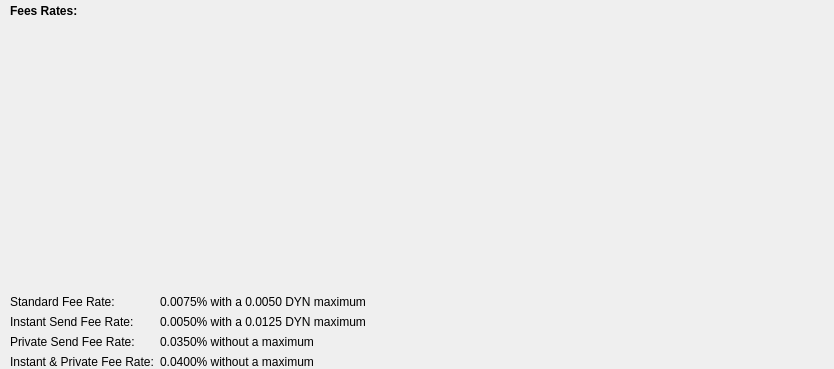
     <widget class="QWidget" name="scrollAreaWidgetContents">
      <property name="geometry">
       <rect>
        <x>0</x>
        <y>0</y>
        <width>834</width>
        <height>369</height>
       </rect>
      </property>
      <layout class="QVBoxLayout" name="verticalLayout_2" stretch="0">
       <property name="leftMargin">
        <number>0</number>
       </property>
       <property name="topMargin">
        <number>0</number>
       </property>
       <property name="rightMargin">
        <number>0</number>
       </property>
       <property name="bottomMargin">
        <number>0</number>
       </property>
       <item>
        <layout class="QVBoxLayout" name="entries">
         <property name="spacing">
          <number>6</number>
         </property>
         <item>
          <layout class="QFormLayout" name="formLayoutFees">
           <property name="leftMargin">
            <number>10</number>
           </property>
           <property name="topMargin">
            <number>4</number>
           </property>
           <property name="rightMargin">
            <number>6</number>
           </property>
           <item row="1" column="0">
            <widget class="QLabel" name="labelFeeRates">
             <property name="font">
              <font>
               <weight>75</weight>
               <bold>true</bold>
              </font>
             </property>
             <property name="text">
              <string>Fees Rates:</string>
             </property>
            </widget>
           </item>
           <item row="2" column="1">
            <spacer name="verticalSpacer">
             <property name="orientation">
              <enum>Qt::Vertical</enum>
             </property>
             <property name="sizeHint" stdset="0">
              <size>
               <width>20</width>
               <height>10</height>
              </size>
             </property>
            </spacer>
           </item>
           <item row="3" column="0">
            <widget class="QLabel" name="labelStandardTransaction">
             <property name="text">
              <string>Standard Fee Rate:</string>
             </property>
            </widget>
           </item>
           <item row="3" column="1">
            <widget class="QLabel" name="labelStandardTransactionValue">
             <property name="text">
              <string>0.0075% with a 0.0050 DYN maximum</string>
             </property>
            </widget>
           </item>
           <item row="4" column="0">
            <widget class="QLabel" name="labelInstantSendFee">
             <property name="text">
              <string>Instant Send Fee Rate:</string>
             </property>
            </widget>
           </item>
           <item row="4" column="1">
            <widget class="QLabel" name="labelInstantSendFeeValue">
             <property name="text">
              <string>0.0050% with a 0.0125 DYN maximum</string>
             </property>
            </widget>
           </item>
           <item row="5" column="0">
            <widget class="QLabel" name="labelPrivateSendFee">
             <property name="text">
              <string>Private Send Fee Rate:</string>
             </property>
            </widget>
           </item>
           <item row="6" column="0">
            <widget class="QLabel" name="labelInstantPrivateFeeRate">
             <property name="text">
              <string>Instant &amp; Private Fee Rate:</string>
             </property>
            </widget>
           </item>
           <item row="6" column="1">
            <widget class="QLabel" name="labelInstantPrivateFeeRateValue">
             <property name="text">
              <string>0.0400% without a maximum</string>
             </property>
            </widget>
           </item>
           <item row="5" column="1">
            <widget class="QLabel" name="labelPrivateSendFeeValue">
             <property name="text">
              <string>0.0350% without a maximum</string>
             </property>
            </widget>
           </item>
          </layout>
         </item>
        </layout>
       </item>
      </layout>
     </widget>
